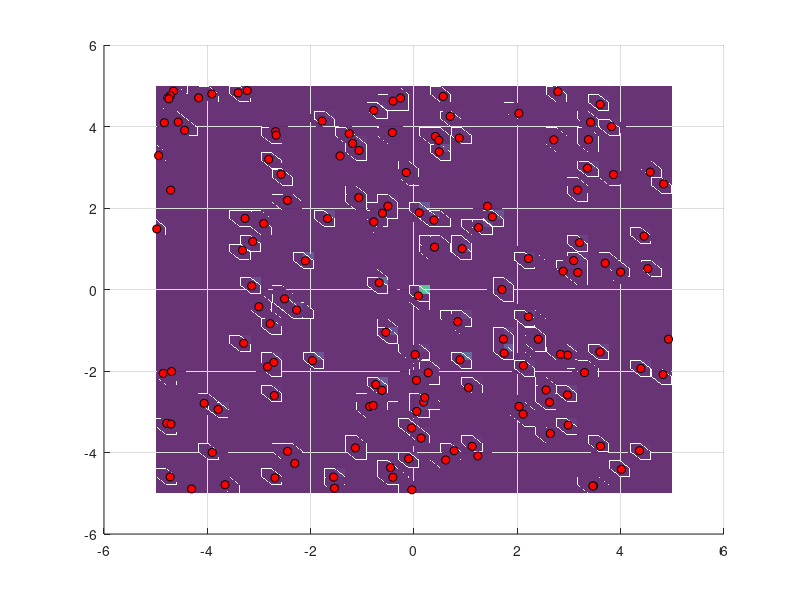

MATLAB code to generate this figure: (Note: this script raises an error after producing the figure.)
%% Experimentamos con el parametro de la gaussiana 
rng(1);
% Generamos valores aleatorios en el intervalo [-5,5]
X_datos=-5+10.*rand([150,1]);
Y_datos=-5+10.*rand([150,1]);
f=@(x,y)1./(1+x.^2+y.^2);
Z_datos=f(X_datos,Y_datos);

% Especificamos el valor de epsilon y la funcion de base
% radial que vamos a utilizar
epsilon=15; 
rbf=@(r)exp(-(epsilon*r).^2); % Función Gaussiana

% Calculamos la matriz de distancias
r=sqrt((X_datos-X_datos').^2+(Y_datos-Y_datos').^2);

% Obtenemos la matriz de interpolacion y la solucion del sistema
A=rbf(r);
lambda=A\Z_datos;

% Creamos una malla 50x50
x_eval=linspace(-5,5,50);
y_eval=linspace(-5,5,50);
[X_malla,Y_malla]=meshgrid(x_eval,y_eval);
Z_exacta=f(X_malla,Y_malla);

% Numero de condicion
cond_A_gaussiana_1=cond(A);

% Aplicamos el interpolante visto en teoria
r_eval=sqrt((X_malla(:)-X_datos').^2+(Y_malla(:)-Y_datos').^2);
Z_interp=rbf(r_eval)*lambda;
Z_interp=reshape(Z_interp,size(X_malla));
error_gaussiana_1=Z_exacta-Z_interp;   
ecm_gaussiana_1=sqrt(mean(error_gaussiana_1(:).^2));
emax_gaussiana_1=max(abs(error_gaussiana_1(:)));

% Generamos la grafica marcando los nodos que queremos interpolar en rojo
% para comprobar que la superficie interpola a los nodos
figure('Name','Interpolacion rbf(gaussiana) epsilon=15');
hold on;
grid on;
surf(X_malla,Y_malla,Z_interp,'EdgeColor','none','FaceAlpha',0.8);
scatter3(X_datos,Y_datos,Z_datos,'MarkerEdgeColor','k','MarkerFaceColor','red');
colormap(parula); 
view(45,30);
%% Experimentamos con el parametro de la gaussiana 
rng(1);
% Generamos valores aleatorios en el intervalo [-5,5]
X_datos=-5+10.*rand([150,1]);
Y_datos=-5+10.*rand([150,1]);
f=@(x,y)1./(1+x.^2+y.^2);
Z_datos=f(X_datos,Y_datos);

% Especificamos el valor de epsilon y la funcion de base
% radial que vamos a utilizar
epsilon=0.1; 
rbf=@(r)exp(-(epsilon*r).^2); % Función Gaussiana

% Calculamos la matriz de distancias
r=sqrt((X_datos-X_datos').^2+(Y_datos-Y_datos').^2);

% Obtenemos la matriz de interpolacion y la solucion del sistema
A=rbf(r);
lambda=A\Z_datos;

% Creamos una malla 50x50
x_eval=linspace(-5,5,50);
y_eval=linspace(-5,5,50);
[X_malla,Y_malla]=meshgrid(x_eval,y_eval);
Z_exacta=f(X_malla,Y_malla);

% Numero de condicion
cond_A_gaussiana_2=cond(A);

% Aplicamos el interpolante visto en teoria
r_eval=sqrt((X_malla(:)-X_datos').^2+(Y_malla(:)-Y_datos').^2);
Z_interp=rbf(r_eval)*lambda;
Z_interp=reshape(Z_interp,size(X_malla));
error_gaussiana_2=Z_exacta-Z_interp;   
ecm_gaussiana_2=sqrt(mean(error_gaussiana_2(:).^2));
emax_gaussiana_2=max(abs(error_gaussiana_2(:)));

% Generamos la grafica marcando los nodos que queremos interpolar en rojo
% para comprobar que la superficie interpola a los nodos
figure('Name','Interpolacion rbf(gaussiana), epsilon=0.1');
hold on;
grid on;
surf(X_malla,Y_malla,Z_interp,'EdgeColor','none','FaceAlpha',0.8);
scatter3(X_datos,Y_datos,Z_datos,'MarkerEdgeColor','k','MarkerFaceColor','red');
colormap(parula); 
view(45,30);
%% Experimentamos con el parametro de la multicuadrica
rng(1);
X_datos=-5+10.*rand([150,1]);
Y_datos=-5+10.*rand([150,1]);
f=@(x,y)1./(1+x.^2+y.^2);
Z_datos=f(X_datos,Y_datos);

epsilon=15; 
rbf=@(r)sqrt(r.^2+epsilon^2); % Función multicuádrica

r=sqrt((X_datos-X_datos').^2+(Y_datos-Y_datos').^2);
A=rbf(r);
lambda=A\Z_datos;

x_eval=linspace(-5,5,50);
y_eval=linspace(-5,5,50);

[X_malla,Y_malla]=meshgrid(x_eval,y_eval);
Z_exacta=f(X_malla,Y_malla);

cond_A_multicuadrica_1=cond(A);

r_eval=sqrt((X_malla(:)-X_datos').^2+(Y_malla(:)-Y_datos').^2);
Z_interp=rbf(r_eval)*lambda;
Z_interp=reshape(Z_interp,size(X_malla));
error_multicuadrica_1=Z_exacta-Z_interp;   
ecm_multicuadrica_1=sqrt(mean(error_multicuadrica_1(:).^2));
emax_multicuadrica_1=max(abs(error_multicuadrica_1(:)));

figure('Name','Interpolacion rbf(multicuadrica) epsilon=15');
hold on;
grid on;
surf(X_malla,Y_malla,Z_interp,'EdgeColor','none','FaceAlpha',0.8);
scatter3(X_datos,Y_datos,Z_datos,'MarkerEdgeColor','k','MarkerFaceColor','red');
colormap(parula);
view(45,30);
%% Experimentamos con el parametro de la multicuadrica
rng(1);
X_datos=-5+10.*rand([150,1]);
Y_datos=-5+10.*rand([150,1]);
f=@(x,y)1./(1+x.^2+y.^2);
Z_datos=f(X_datos,Y_datos);

epsilon=0.1; 
rbf=@(r)sqrt(r.^2+epsilon^2); % Función multicuádrica

r=sqrt((X_datos-X_datos').^2+(Y_datos-Y_datos').^2);
A=rbf(r);
lambda=A\Z_datos;

x_eval=linspace(-5,5,50);
y_eval=linspace(-5,5,50);

[X_malla,Y_malla]=meshgrid(x_eval,y_eval);
Z_exacta=f(X_malla,Y_malla);

cond_A_multicuadrica_2=cond(A);

r_eval=sqrt((X_malla(:)-X_datos').^2+(Y_malla(:)-Y_datos').^2);
Z_interp=rbf(r_eval)*lambda;
Z_interp=reshape(Z_interp,size(X_malla));
error_multicuadrica_2=Z_exacta-Z_interp;   
ecm_multicuadrica_2=sqrt(mean(error_multicuadrica_2(:).^2));
emax_multicuadrica_2=max(abs(error_multicuadrica_2(:)));

figure('Name','Interpolacion rbf(multicuadrica), epsilon=0.1');
hold on;
grid on;
surf(X_malla,Y_malla,Z_interp,'EdgeColor','none','FaceAlpha',0.8);
scatter3(X_datos,Y_datos,Z_datos,'MarkerEdgeColor','k','MarkerFaceColor','red');
colormap(parula);
view(45,30);
